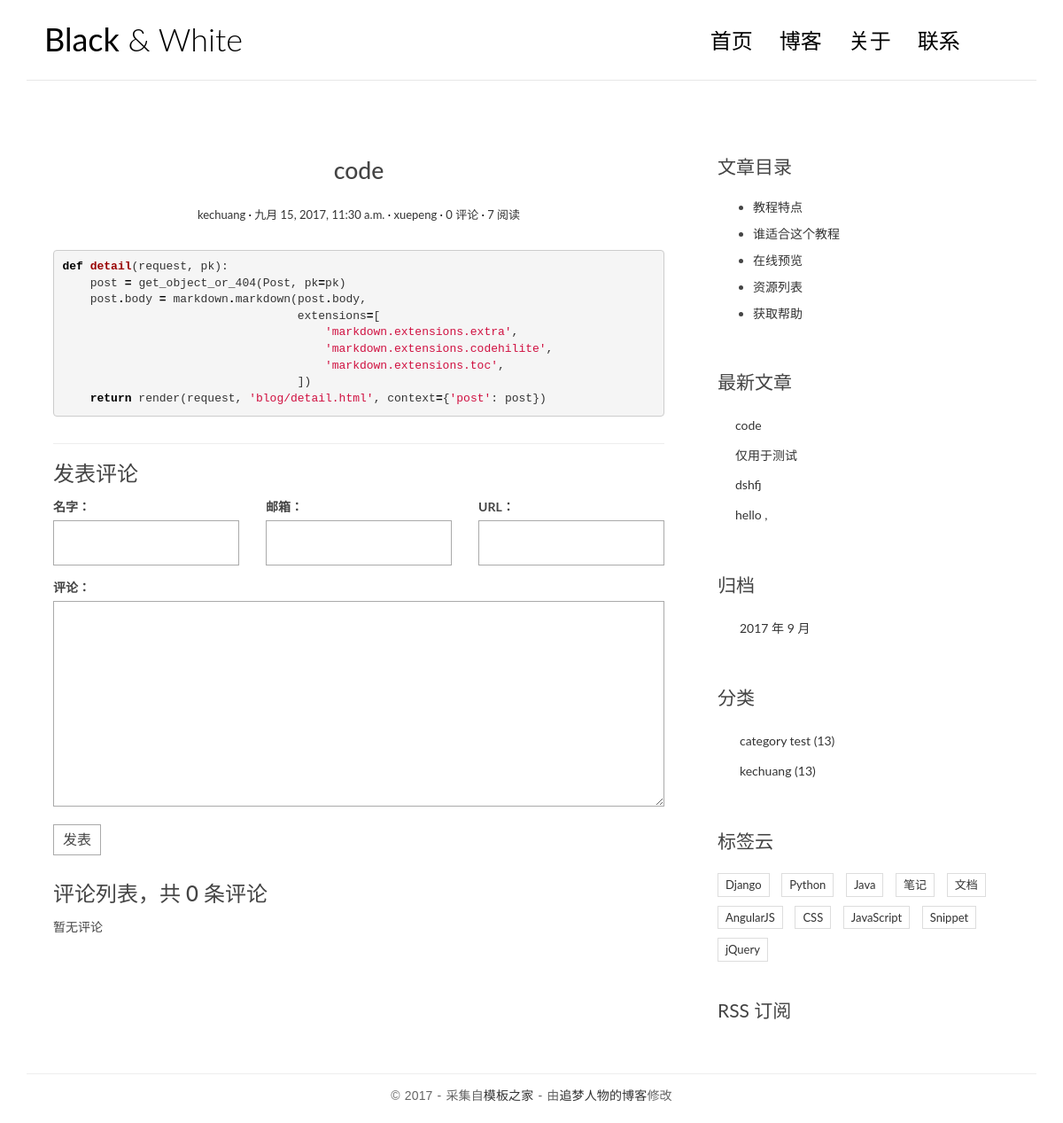
Page /post/6/ on the committed database.
### blog/models.py (models this page shows, shortened)
@python_2_unicode_compatible
class Post(models.Model):
    title = models.CharField(max_length=70)
    views = models.PositiveIntegerField(default=0)
    body = models.TextField()
    created_time = models.DateTimeField()
    modified_time = models.DateTimeField()
    excerpt = models.CharField(max_length=200, blank=True)
    category = models.ForeignKey(Category)
    tags = models.ManyToManyField(Tag, blank=True)
    def save(self,*args, **kwargs):
        if not self.excerpt:
            md = markdown.Markdown(extensions=[
                'markdown.extensions.extra',
                'markdown.extensions.codehilite',
            ])
            self.excerpt = strip_tags(md.convert(self.body))[:54]
        super(Post, self).save(*args, **kwargs)
    author = models.ForeignKey(User)
    def increase_views(self):
            self.views += 1
            self.save(update_fields=['views'])
    def get_absolute_url(self):
        return reverse('blog:detail', kwargs={'pk': self.pk})
    class Meta:
        ordering = ['-created_time']

@python_2_unicode_compatible
class Category(models.Model):
    name = models.CharField(max_length=100)

### blog/views.py (the view)
# urls.py: url(r'^post/(?P<pk>[0-9]+)/$', views.detail, name = 'detail'),
def detail(request, pk):
    post = get_object_or_404(Post, pk=pk)
    post.increase_views()
    post.body = markdown.markdown(post.body,
                                  extensions=[
                                      'markdown.extensions.extra',
                                      'markdown.extensions.codehilite',
                                      'markdown.extensions.toc',
                                  ])
    form = CommentForm()
    comment_list = post.comment_set.all()
    context = {'post': post,
               'form': form,
               'comment_list': comment_list
               }
    return render(request, 'blog/detail.html', context=context)

### comments/forms.py
class CommentForm(forms.ModelForm):
    class Meta:
        model = Comment
        fields = ['name', 'email', 'url', 'text']

### blog/templatetags/blog_tags.py (called while the page is built)
@register.simple_tag
def get_recent_posts(num=5):
    return Post.objects.all().order_by('-created_time')[:num]

@register.simple_tag
def archives():
    return Post.objects.dates('created_time','month',order='DESC')

@register.simple_tag
def get_categories():
    return Category.objects.all()

### templates/blog/detail.html (shortened to what this page needs)
{% extends 'base.html' %}
{% block main %}
<article class="post post-{{ post.pk }}">
    <header class="entry-header">
        <h1 class="entry-title">{{ post.title }}</h1>
        <div class="entry-meta">
            <span class="post-category">
                <a href="{% url 'blog:category' post.category.pk %}">{{ post.category.name }}</a></span>
            <span class="post-date"><a href="#"><time class="entry-date"
                datetime="{{ post.created_time }}">{{ post.created_time }}</time></a></span>
            <span class="post-author"><a href="#">{{ post.author }}</a></span>
            <span class="comments-link">
                <a href="{{ post.get_absolute_url }}#comment-area">{{ post.comment_set.count }} 评论</a></span>
       <span class="views-count"><a href="#">{{ post.views }} 阅读</a></span>
        </div>
    </header>
    <div class="entry-content clearfix">
        {{ post.body|safe }}
    </div>
</article>
<section class="comment-area" id="comment-area">
    <hr>
    <h3>发表评论</h3>
    <form action="{% url 'comments:post_comment' post.pk %}" method="post" class="comment-form">
        <div class="row">
            <div class="col-md-4">
                <label for="{{ form.name.id_for_label }}">名字：</label>
                {{ form.name }}
            </div>
            <div class="col-md-4">
                <label for="{{ form.email.id_for_label }}">邮箱：</label>
                {{ form.email }}
            </div>
            <div class="col-md-4">
                <label for="{{ form.url.id_for_label }}">URL：</label>
                {{ form.url }}
            </div>
            <div class="col-md-12">
                <label for="{{ form.text.id_for_label }}">评论：</label>
                {{ form.text }}
                <button type="submit" class="comment-btn">发表</button>
            </div>
        </div>
    </form>
    <div class="comment-list-panel">
        <h3>评论列表，共 <span>{{ post.comment_set.count }}</span> 条评论</h3>
        <ul class="comment-list list-unstyled">
            {% for comment in comment_list %}
            <li class="comment-item">
                <span class="nickname">{{ comment.name }}</span>
                <time class="submit-date"
                    datetime="{{ comment.created_time }}">{{ comment.created_time }}</time>
                <div class="text">
                    {{ comment.text }}
                </div>
            </li>
            {% empty %}
            暂无评论
            {% endfor %}
        </ul>
    </div>
</section>
{% endblock main %}
{% block toc %}
<div class="widget widget-content">
    <h3 class="widget-title">文章目录</h3>
    <ul>
        <li>
            <a href="#">教程特点</a>
        </li>
        <li>
            <a href="#">谁适合这个教程</a>
        </li>
        <li>
            <a href="#">在线预览</a>
        </li>
        <li>
            <a href="#">资源列表</a>
        </li>
        <li>
            <a href="#">获取帮助</a>
        </li>
    </ul>
</div>
{% endblock toc %}

### templates/base.html (shortened to what this page needs)
{% load staticfiles %}
{% load blog_tags %}
<!DOCTYPE html>
<html>
    <head>
                <link rel="stylesheet" href="http://code.ionicframework.com/ionicons/2.0.1/css/ionicons.min.css">
                    <link href="https://cdn.bootcss.com/bootstrap/3.3.7/css/bootstrap.min.css" rel="stylesheet">
                        <link rel="stylesheet" href="{% static 'blog/css/pace.css' %}">
                            <link rel="stylesheet" href="{% static 'blog/css/custom.css' %}">
                                <link rel="stylesheet" href="{% static 'blog/css/highlights/github.css' %}">
    </head>
    <body>
        <div class="container">
            <header id="site-header">
                <div class="row">
                    <div class="col-md-4 col-sm-5 col-xs-8">
                        <div class="logo">
                            <h1><a href="{% url 'blog:index' %}"><b>Black</b> &amp; White</a></h1>
                        </div>
                    </div>
                    <div class="col-md-8 col-sm-7 col-xs-4">
                        <nav class="main-nav" role="navigation">
                            <div class="collapse navbar-collapse" id="bs-example-navbar-collapse-1">
                                <ul class="nav navbar-nav navbar-right">
                                    <li class="cl-effect-11"><a href="{% url 'blog:index' %}" data-hover="首页">首页</a></li>
                                    <li class="cl-effect-11"><a href="#" data-hover="博客">博客</a></li>
                                    <li class="cl-effect-11"><a href="#" data-hover="关于">关于</a></li>
                                    <li class="cl-effect-11"><a href="#" data-hover="联系">联系</a></li>
                                </ul>
                            </div>
                        </nav>
                    </div>
                </div>
            </header>
        </div>
        <div class="content-body">
            <div class="container">
                <div class="row">
                    <main class="col-md-8">
                        {% block main %}
                        {% endblock main %}
                    </main>
                    <aside class="col-md-4">
                        {% block toc %}
                        {% endblock toc %}
                        <div class="widget widget-recent-posts">
                            <h3 class="widget-title">最新文章</h3>
                            {% get_recent_posts as recent_post_list %}
                            <ul>
                                {% for post in recent_post_list %}
                                <li>
                                    <a href="{{ post.get_absolute_url }}">{{ post.title }}</a>
                                </li>
                                {% empty %}
                                暂无文章！
                                {% endfor %}
                            </ul>
                        </div>
                        <div class="widget widget-archives">
                            <h3 class="widget-title">归档</h3>
                            {% archives as date_list %}
                            <ul>
                                {% for date in date_list %}
                                <li>
                                    <a href="{% url 'blog:archives' date.year date.month %}">{{ date.year }}
                                        年 {{ date.month }} 月</a>
                                </li>
                                {% empty %}
                                暂无归档！
                                {% endfor %}
                            </ul>
                        </div>
                        <div class="widget widget-category">
                            <h3 class="widget-title">分类</h3>
                            {% get_categories as category_list %}
                            <ul>
                                {% for category in category_list %}
                                <li>
                                    <a href="{% url 'blog:category' category.pk %}">{{ category.name }} <span
                                        class="post-count">(13)</span></a>
                                </li>
                                {% empty %}
                                暂无分类！
                                {% endfor %}
                            </ul>
                        </div>
                        <div class="widget widget-tag-cloud">
                            <h3 class="widget-title">标签云</h3>
                            <ul>
                                <li>
                                    <a href="#">Django</a>
                                </li>
                                <li>
                                    <a href="#">Python</a>
                                </li>
                                <li>
                                    <a href="#">Java</a>
                                </li>
                                <li>
                                    <a href="#">笔记</a>
                                </li>
                                <li>
                                    <a href="#">文档</a>
                                </li>
                                <li>
                                    <a href="#">AngularJS</a>
                                </li>
                                <li>
                                    <a href="#">CSS</a>
                                </li>
                                <li>
                                    <a href="#">JavaScript</a>
                                </li>
                                <li>
                                    <a href="#">Snippet</a>
                                </li>
                                <li>
                                    <a href="#">jQuery</a>
                                </li>
                            </ul>
                        </div>
                        <div class="rss">
                            <a href=""> RSS 订阅</a>
                        </div>
                    </aside>
                </div>
            </div>
        </div>
        <footer id="site-footer">
            <div class="container">
                <div class="row">
                    <div class="col-md-12">
                        <p class="copyright">&copy 2017 - 采集自<a href="http://www.cssmoban.com/"
                        target="_blank" title="模板之家">模板之家</a>
                        - 由<a href="http://zmrenwu.com/" title="网页模板" target="_blank">追梦人物的博客</a>修改
                        </p>
                        </div>
                        </div>
                        </div>
                        </footer>
                        </body>
                        </html>

### blog/static/blog/css/custom.css (style rules this page uses)
* { outline: none; }
h1, h2, h3, h4, h5, h6 { margin-top: 0; }
b { font-weight: 400; }
a { color: #333; }
body { color: #444; font-family: 'Lato', sans-serif; }
p { font-family: 'Ubuntu', sans-serif; font-weight: 400; word-spacing: 1px; letter-spacing: 0.01em; }
#site-header { background-color: #FFF; padding: 25px 20px; margin-bottom: 40px; border-bottom: 1px solid #e7e7e7; }
.logo h1 a { color: #000; }
.logo h1 { margin: 0; font-family: 'Lato', sans-serif; font-weight: 300; }
.main-nav { margin-top: 11px; max-width: 95%; }
.main-nav a { color: #000000 !important; padding: 0 0 5px 0 !important; margin-right: 30px; font-family: 'Lato', sans-serif; font-weight: 300; font-size: 24px; }
.cl-effect-11 a { padding: 10px 0; color: #0972b4; text-shadow: none; }
.cl-effect-11 a::before { position: absolute; top: 0; left: 0; overflow: hidden; padding: 0 0 5px 0 !important; max-width: 0; border-bottom: 1px solid #000; color: #000; content: attr(data-hover); white-space: nowrap; -webkit-transition: max-width 0.5s; -moz-transition: max-width 0.5s; transition: max-width 0.5s; }
.content-body { padding-bottom: 4em; }
.post { background: #fff; padding: 30px 30px 0; }
.entry-title { text-align: center; font-size: 1.9em; margin-bottom: 20px; line-height: 1.6; padding: 10px 20px 0; }
.entry-meta { text-align: center; color: #DDDDDD; font-size: 13px; margin-bottom: 30px; }
.entry-content { font-size: 18px; line-height: 1.9; font-weight: 300; color: #000; }
.post-category::after, .post-date::after, .post-author::after, .comments-link::after { content: ' ·'; color: #000; }
.widget { background: #fff; padding: 30px 0 0; }
.widget-title { font-size: 1.5em; margin-bottom: 20px; line-height: 1.6; padding: 10px 0 0; font-weight: 400; }
.widget-recent-posts ul { padding: 0; margin: 0; padding-left: 20px; }
.widget-recent-posts ul li { list-style-type: none; position: relative; line-height: 170%; margin-bottom: 10px; }
.widget-recent-posts ul li::before { content: '\f3d3'; font-family: "Ionicons"; position: absolute; left: -17px; top: 3px; font-size: 16px; color: #000; }
.widget-archives ul { padding: 0; margin: 0; padding-left: 25px; }
.widget-archives ul li { list-style-type: none; position: relative; line-height: 170%; margin-bottom: 10px; }
.widget-archives ul li::before { content: '\f3f3'; font-family: "Ionicons"; position: absolute; left: -25px; top: 1px; font-size: 16px; color: #000; }
.widget-category ul { padding: 0; margin: 0; padding-left: 25px; }
.widget-category ul li { list-style-type: none; position: relative; line-height: 170%; margin-bottom: 10px; }
.widget-category ul li::before { content: '\f3fe'; font-family: "Ionicons"; position: absolute; left: -25px; top: 1px; font-size: 18px; color: #000; }
.widget-tag-cloud ul { padding: 0; margin: 0; margin-right: -10px; }
.widget-tag-cloud ul li { list-style-type: none; font-size: 13px; display: inline-block; margin-right: 10px; margin-bottom: 10px; padding: 3px 8px; border: 1px solid #ddd; }
.widget-content ul li { margin-bottom: 10px; }
.rss { font-size: 21px; margin-top: 30px; }
.rss a { color: #444; }
#site-footer { padding-top: 10px; padding: 0 0 1.5em 0; }
.copyright { text-align: center; padding-top: 1em; margin: 0; border-top: 1px solid #eee; color: #666; }
.contact-form input, .comment-form input { border: 1px solid #aaa; margin-bottom: 15px; width: 100%; padding: 15px 15px; font-size: 16px; line-height: 100%; transition: 0.4s border-color linear; }
.contact-form textarea, .comment-form textarea { border: 1px solid #aaa; margin-bottom: 15px; width: 100%; padding: 15px 15px; font-size: 16px; line-height: 20px !important; min-height: 183px; transition: 0.4s border-color linear; }
.comment-area { padding: 0 30px 0; }
.comment-form { margin-top: 15px; }
.comment-form .comment-btn { background-color: #fff; border: 1px solid #aaa; font-size: 16px; padding: 5px 10px; }
.comment-list-panel { margin-top: 30px; }
.comment-list { margin-top: 15px; }

### blog/static/blog/css/highlights/github.css (style rules this page uses)
.codehilite .k { color: #000000; font-weight: bold }
.codehilite .o { color: #000000; font-weight: bold }
.codehilite .nf { color: #990000; font-weight: bold }
.codehilite .w { color: #bbbbbb }
.codehilite .s1 { color: #d01040 }

### rows in the picture
Post: title "code", category.name "kechuang", created_time "九月 15, 2017, 11:30 a.m.", author "xuepeng", comment_set.count "0", views "7", body "def detail ( request , pk ): post = get_object_or_404 ( Post , pk = pk ) post . body = markdown . markdown ( post . body , extensions = [ 'markdown.extensions.extra' , 'markdown.extensions.codehilite' , 'markdown.extensions.toc' , ]) return render ( request , 'blog/detail.html' , context = { 'post' : post })"
Post: title "仅用于测试"
Post: title "dshfj"
Post: title "hello ,"
Category: name "category test"
Category: name "kechuang"

### other values in the picture
{{ date.year }} "2017"
{{ date.month }} "9"
